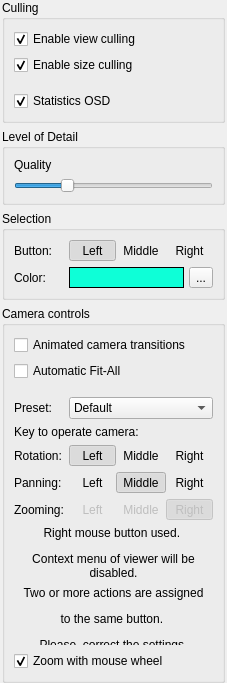
           <widget class="QWidget" name="scrollAreaWidgetContents">
            <property name="geometry">
             <rect>
              <x>0</x>
              <y>0</y>
              <width>227</width>
              <height>683</height>
             </rect>
            </property>
            <layout class="QVBoxLayout" name="verticalLayout_6">
             <property name="spacing">
              <number>6</number>
             </property>
             <property name="leftMargin">
              <number>2</number>
             </property>
             <property name="topMargin">
              <number>0</number>
             </property>
             <property name="rightMargin">
              <number>2</number>
             </property>
             <property name="bottomMargin">
              <number>0</number>
             </property>
             <item>
              <widget class="QGroupBox" name="groupBox">
               <property name="title">
                <string>Culling</string>
               </property>
               <layout class="QVBoxLayout" name="verticalLayout_3">
                <item>
                 <widget class="QCheckBox" name="viewCullingCheckBox">
                  <property name="text">
                   <string>Enable view culling</string>
                  </property>
                  <property name="checked">
                   <bool>true</bool>
                  </property>
                 </widget>
                </item>
                <item>
                 <widget class="QCheckBox" name="sizeCullingCheckBox">
                  <property name="text">
                   <string>Enable size culling</string>
                  </property>
                  <property name="checked">
                   <bool>true</bool>
                  </property>
                 </widget>
                </item>
                <item>
                 <spacer name="verticalSpacer_2">
                  <property name="orientation">
                   <enum>Qt::Vertical</enum>
                  </property>
                  <property name="sizeType">
                   <enum>QSizePolicy::Minimum</enum>
                  </property>
                  <property name="sizeHint" stdset="0">
                   <size>
                    <width>20</width>
                    <height>10</height>
                   </size>
                  </property>
                 </spacer>
                </item>
                <item>
                 <widget class="QCheckBox" name="myOsdCheck">
                  <property name="text">
                   <string>Statistics OSD</string>
                  </property>
                  <property name="checked">
                   <bool>true</bool>
                  </property>
                 </widget>
                </item>
               </layout>
              </widget>
             </item>
             <item>
              <widget class="QGroupBox" name="groupBox_2">
               <property name="title">
                <string>Level of Detail</string>
               </property>
               <layout class="QVBoxLayout" name="verticalLayout_4" stretch="0,0">
                <item>
                 <widget class="QLabel" name="label">
                  <property name="frameShape">
                   <enum>QFrame::NoFrame</enum>
                  </property>
                  <property name="text">
                   <string>Quality</string>
                  </property>
                 </widget>
                </item>
                <item>
                 <widget class="QSlider" name="lodQualitySlider">
                  <property name="value">
                   <number>25</number>
                  </property>
                  <property name="orientation">
                   <enum>Qt::Horizontal</enum>
                  </property>
                 </widget>
                </item>
               </layout>
              </widget>
             </item>
             <item>
              <widget class="QGroupBox" name="groupBox_3">
               <property name="title">
                <string>Selection</string>
               </property>
               <layout class="QVBoxLayout" name="verticalLayout_7">
                <item>
                 <layout class="QHBoxLayout" name="horizontalLayout_8">
                  <property name="spacing">
                   <number>0</number>
                  </property>
                  <item>
                   <widget class="QLabel" name="label_3">
                    <property name="sizePolicy">
                     <sizepolicy hsizetype="Fixed" vsizetype="Preferred">
                      <horstretch>0</horstretch>
                      <verstretch>0</verstretch>
                     </sizepolicy>
                    </property>
                    <property name="minimumSize">
                     <size>
                      <width>55</width>
                      <height>0</height>
                     </size>
                    </property>
                    <property name="text">
                     <string>Button:</string>
                    </property>
                   </widget>
                  </item>
                  <item>
                   <widget class="QToolButton" name="toolButton_2">
                    <property name="sizePolicy">
                     <sizepolicy hsizetype="Minimum" vsizetype="Fixed">
                      <horstretch>0</horstretch>
                      <verstretch>0</verstretch>
                     </sizepolicy>
                    </property>
                    <property name="text">
                     <string>Left</string>
                    </property>
                    <property name="checkable">
                     <bool>true</bool>
                    </property>
                    <property name="checked">
                     <bool>true</bool>
                    </property>
                    <property name="autoExclusive">
                     <bool>true</bool>
                    </property>
                    <property name="autoRaise">
                     <bool>true</bool>
                    </property>
                    <attribute name="buttonGroup">
                     <string notr="true">mySelectionButtons</string>
                    </attribute>
                   </widget>
                  </item>
                  <item>
                   <widget class="QToolButton" name="toolButton">
                    <property name="sizePolicy">
                     <sizepolicy hsizetype="Minimum" vsizetype="Fixed">
                      <horstretch>0</horstretch>
                      <verstretch>0</verstretch>
                     </sizepolicy>
                    </property>
                    <property name="text">
                     <string>Middle</string>
                    </property>
                    <property name="checkable">
                     <bool>true</bool>
                    </property>
                    <property name="autoRaise">
                     <bool>true</bool>
                    </property>
                    <attribute name="buttonGroup">
                     <string notr="true">mySelectionButtons</string>
                    </attribute>
                   </widget>
                  </item>
                  <item>
                   <widget class="QToolButton" name="toolButton_3">
                    <property name="sizePolicy">
                     <sizepolicy hsizetype="Minimum" vsizetype="Fixed">
                      <horstretch>0</horstretch>
                      <verstretch>0</verstretch>
                     </sizepolicy>
                    </property>
                    <property name="text">
                     <string>Right</string>
                    </property>
                    <property name="checkable">
                     <bool>true</bool>
                    </property>
                    <property name="autoRaise">
                     <bool>true</bool>
                    </property>
                    <attribute name="buttonGroup">
                     <string notr="true">mySelectionButtons</string>
                    </attribute>
                   </widget>
                  </item>
                 </layout>
                </item>
                <item>
                 <layout class="QHBoxLayout" name="myKeyBindLayout_2">
                  <property name="spacing">
                   <number>5</number>
                  </property>
                  <item>
                   <widget class="QLabel" name="label_9">
                    <property name="sizePolicy">
                     <sizepolicy hsizetype="Fixed" vsizetype="Preferred">
                      <horstretch>0</horstretch>
                      <verstretch>0</verstretch>
                     </sizepolicy>
                    </property>
                    <property name="minimumSize">
                     <size>
                      <width>50</width>
                      <height>0</height>
                     </size>
                    </property>
                    <property name="text">
                     <string>Color:</string>
                    </property>
                   </widget>
                  </item>
                  <item>
                   <widget class="JTGui_ClickableLabel" name="myColorLabel">
                    <property name="sizePolicy">
                     <sizepolicy hsizetype="Preferred" vsizetype="Preferred">
                      <horstretch>0</horstretch>
                      <verstretch>0</verstretch>
                     </sizepolicy>
                    </property>
                    <property name="minimumSize">
                     <size>
                      <width>50</width>
                      <height>0</height>
                     </size>
                    </property>
                    <property name="styleSheet">
                     <string notr="true">QLabel { background-color : rgb(14, 255, 215); }</string>
                    </property>
                    <property name="frameShape">
                     <enum>QFrame::Box</enum>
                    </property>
                    <property name="text">
                     <string/>
                    </property>
                   </widget>
                  </item>
                  <item>
                   <widget class="QToolButton" name="myColorPickButton">
                    <property name="text">
                     <string>...</string>
                    </property>
                   </widget>
                  </item>
                 </layout>
                </item>
               </layout>
              </widget>
             </item>
             <item>
              <widget class="QGroupBox" name="myCameraControlsBox">
               <property name="title">
                <string>Camera controls</string>
               </property>
               <layout class="QVBoxLayout" name="verticalLayout_5" stretch="0,0,0,0,0,0,0,0,0,0,0">
                <item>
                 <widget class="QCheckBox" name="myAnimateCheck">
                  <property name="text">
                   <string>Animated camera transitions</string>
                  </property>
                 </widget>
                </item>
                <item>
                 <widget class="QCheckBox" name="myAutoFitCheck">
                  <property name="text">
                   <string>Automatic Fit-All</string>
                  </property>
                 </widget>
                </item>
                <item>
                 <spacer name="verticalSpacer_3">
                  <property name="orientation">
                   <enum>Qt::Vertical</enum>
                  </property>
                  <property name="sizeType">
                   <enum>QSizePolicy::Minimum</enum>
                  </property>
                  <property name="sizeHint" stdset="0">
                   <size>
                    <width>20</width>
                    <height>10</height>
                   </size>
                  </property>
                 </spacer>
                </item>
                <item>
                 <layout class="QHBoxLayout" name="horizontalLayout_5" stretch="0,1">
                  <property name="spacing">
                   <number>0</number>
                  </property>
                  <item>
                   <widget class="QLabel" name="label_4">
                    <property name="sizePolicy">
                     <sizepolicy hsizetype="Fixed" vsizetype="Preferred">
                      <horstretch>0</horstretch>
                      <verstretch>0</verstretch>
                     </sizepolicy>
                    </property>
                    <property name="minimumSize">
                     <size>
                      <width>55</width>
                      <height>0</height>
                     </size>
                    </property>
                    <property name="text">
                     <string>Preset:</string>
                    </property>
                   </widget>
                  </item>
                  <item>
                   <widget class="QComboBox" name="myPresetComboBox">
                    <item>
                     <property name="text">
                      <string>Default</string>
                     </property>
                    </item>
                    <item>
                     <property name="text">
                      <string>OCCT</string>
                     </property>
                    </item>
                   </widget>
                  </item>
                 </layout>
                </item>
                <item>
                 <layout class="QHBoxLayout" name="myKeyBindLayout">
                  <property name="spacing">
                   <number>6</number>
                  </property>
                  <item>
                   <widget class="QLabel" name="label_6">
                    <property name="text">
                     <string>Key to operate camera:</string>
                    </property>
                   </widget>
                  </item>
                 </layout>
                </item>
                <item>
                 <layout class="QHBoxLayout" name="horizontalLayout_3">
                  <property name="spacing">
                   <number>0</number>
                  </property>
                  <item>
                   <widget class="QLabel" name="label_2">
                    <property name="sizePolicy">
                     <sizepolicy hsizetype="Fixed" vsizetype="Preferred">
                      <horstretch>0</horstretch>
                      <verstretch>0</verstretch>
                     </sizepolicy>
                    </property>
                    <property name="minimumSize">
                     <size>
                      <width>55</width>
                      <height>0</height>
                     </size>
                    </property>
                    <property name="text">
                     <string>Rotation:</string>
                    </property>
                   </widget>
                  </item>
                  <item>
                   <widget class="QToolButton" name="toolButton_6">
                    <property name="sizePolicy">
                     <sizepolicy hsizetype="Expanding" vsizetype="Fixed">
                      <horstretch>0</horstretch>
                      <verstretch>0</verstretch>
                     </sizepolicy>
                    </property>
                    <property name="text">
                     <string>Left</string>
                    </property>
                    <property name="checkable">
                     <bool>true</bool>
                    </property>
                    <property name="checked">
                     <bool>true</bool>
                    </property>
                    <property name="autoExclusive">
                     <bool>true</bool>
                    </property>
                    <property name="autoRaise">
                     <bool>true</bool>
                    </property>
                    <attribute name="buttonGroup">
                     <string notr="true">myRotationButtons</string>
                    </attribute>
                   </widget>
                  </item>
                  <item>
                   <widget class="QToolButton" name="toolButton_4">
                    <property name="sizePolicy">
                     <sizepolicy hsizetype="Expanding" vsizetype="Fixed">
                      <horstretch>0</horstretch>
                      <verstretch>0</verstretch>
                     </sizepolicy>
                    </property>
                    <property name="text">
                     <string>Middle</string>
                    </property>
                    <property name="checkable">
                     <bool>true</bool>
                    </property>
                    <property name="autoRaise">
                     <bool>true</bool>
                    </property>
                    <attribute name="buttonGroup">
                     <string notr="true">myRotationButtons</string>
                    </attribute>
                   </widget>
                  </item>
                  <item>
                   <widget class="QToolButton" name="toolButton_5">
                    <property name="sizePolicy">
                     <sizepolicy hsizetype="Expanding" vsizetype="Fixed">
                      <horstretch>0</horstretch>
                      <verstretch>0</verstretch>
                     </sizepolicy>
                    </property>
                    <property name="text">
                     <string>Right</string>
                    </property>
                    <property name="checkable">
                     <bool>true</bool>
                    </property>
                    <property name="autoRaise">
                     <bool>true</bool>
                    </property>
                    <attribute name="buttonGroup">
                     <string notr="true">myRotationButtons</string>
                    </attribute>
                   </widget>
                  </item>
                 </layout>
                </item>
                <item>
                 <layout class="QHBoxLayout" name="horizontalLayout_9">
                  <property name="spacing">
                   <number>0</number>
                  </property>
                  <item>
                   <widget class="QLabel" name="label_7">
                    <property name="sizePolicy">
                     <sizepolicy hsizetype="Fixed" vsizetype="Preferred">
                      <horstretch>0</horstretch>
                      <verstretch>0</verstretch>
                     </sizepolicy>
                    </property>
                    <property name="minimumSize">
                     <size>
                      <width>55</width>
                      <height>0</height>
                     </size>
                    </property>
                    <property name="text">
                     <string>Panning:</string>
                    </property>
                   </widget>
                  </item>
                  <item>
                   <widget class="QToolButton" name="toolButton_7">
                    <property name="sizePolicy">
                     <sizepolicy hsizetype="Minimum" vsizetype="Fixed">
                      <horstretch>0</horstretch>
                      <verstretch>0</verstretch>
                     </sizepolicy>
                    </property>
                    <property name="text">
                     <string>Left</string>
                    </property>
                    <property name="checkable">
                     <bool>true</bool>
                    </property>
                    <property name="checked">
                     <bool>false</bool>
                    </property>
                    <property name="autoExclusive">
                     <bool>true</bool>
                    </property>
                    <property name="autoRaise">
                     <bool>true</bool>
                    </property>
                    <attribute name="buttonGroup">
                     <string notr="true">myPanningButtons</string>
                    </attribute>
                   </widget>
                  </item>
                  <item>
                   <widget class="QToolButton" name="toolButton_8">
                    <property name="sizePolicy">
                     <sizepolicy hsizetype="Minimum" vsizetype="Fixed">
                      <horstretch>0</horstretch>
                      <verstretch>0</verstretch>
                     </sizepolicy>
                    </property>
                    <property name="text">
                     <string>Middle</string>
                    </property>
                    <property name="checkable">
                     <bool>true</bool>
                    </property>
                    <property name="checked">
                     <bool>true</bool>
                    </property>
                    <property name="autoRaise">
                     <bool>true</bool>
                    </property>
                    <attribute name="buttonGroup">
                     <string notr="true">myPanningButtons</string>
                    </attribute>
                   </widget>
                  </item>
                  <item>
                   <widget class="QToolButton" name="toolButton_9">
                    <property name="sizePolicy">
                     <sizepolicy hsizetype="Minimum" vsizetype="Fixed">
                      <horstretch>0</horstretch>
                      <verstretch>0</verstretch>
                     </sizepolicy>
                    </property>
                    <property name="text">
                     <string>Right</string>
                    </property>
                    <property name="checkable">
                     <bool>true</bool>
                    </property>
                    <property name="autoRaise">
                     <bool>true</bool>
                    </property>
                    <attribute name="buttonGroup">
                     <string notr="true">myPanningButtons</string>
                    </attribute>
                   </widget>
                  </item>
                 </layout>
                </item>
                <item>
                 <layout class="QHBoxLayout" name="horizontalLayout_10">
                  <property name="spacing">
                   <number>0</number>
                  </property>
                  <item>
                   <widget class="QLabel" name="label_8">
                    <property name="enabled">
                     <bool>true</bool>
                    </property>
                    <property name="sizePolicy">
                     <sizepolicy hsizetype="Fixed" vsizetype="Preferred">
                      <horstretch>0</horstretch>
                      <verstretch>0</verstretch>
                     </sizepolicy>
                    </property>
                    <property name="minimumSize">
                     <size>
                      <width>55</width>
                      <height>0</height>
                     </size>
                    </property>
                    <property name="text">
                     <string>Zooming:</string>
                    </property>
                   </widget>
                  </item>
                  <item>
                   <widget class="QToolButton" name="toolButton_10">
                    <property name="enabled">
                     <bool>false</bool>
                    </property>
                    <property name="sizePolicy">
                     <sizepolicy hsizetype="Minimum" vsizetype="Fixed">
                      <horstretch>0</horstretch>
                      <verstretch>0</verstretch>
                     </sizepolicy>
                    </property>
                    <property name="text">
                     <string>Left</string>
                    </property>
                    <property name="checkable">
                     <bool>true</bool>
                    </property>
                    <property name="checked">
                     <bool>false</bool>
                    </property>
                    <property name="autoExclusive">
                     <bool>true</bool>
                    </property>
                    <property name="autoRaise">
                     <bool>true</bool>
                    </property>
                    <attribute name="buttonGroup">
                     <string notr="true">myZoomingButtons</string>
                    </attribute>
                   </widget>
                  </item>
                  <item>
                   <widget class="QToolButton" name="toolButton_11">
                    <property name="enabled">
                     <bool>false</bool>
                    </property>
                    <property name="sizePolicy">
                     <sizepolicy hsizetype="Minimum" vsizetype="Fixed">
                      <horstretch>0</horstretch>
                      <verstretch>0</verstretch>
                     </sizepolicy>
                    </property>
                    <property name="text">
                     <string>Middle</string>
                    </property>
                    <property name="checkable">
                     <bool>true</bool>
                    </property>
                    <property name="autoRaise">
                     <bool>true</bool>
                    </property>
                    <attribute name="buttonGroup">
                     <string notr="true">myZoomingButtons</string>
                    </attribute>
                   </widget>
                  </item>
                  <item>
                   <widget class="QToolButton" name="toolButton_12">
                    <property name="enabled">
                     <bool>false</bool>
                    </property>
                    <property name="sizePolicy">
                     <sizepolicy hsizetype="Minimum" vsizetype="Fixed">
                      <horstretch>0</horstretch>
                      <verstretch>0</verstretch>
                     </sizepolicy>
                    </property>
                    <property name="text">
                     <string>Right</string>
                    </property>
                    <property name="checkable">
                     <bool>true</bool>
                    </property>
                    <property name="checked">
                     <bool>true</bool>
                    </property>
                    <property name="autoRaise">
                     <bool>true</bool>
                    </property>
                    <attribute name="buttonGroup">
                     <string notr="true">myZoomingButtons</string>
                    </attribute>
                   </widget>
                  </item>
                 </layout>
                </item>
                <item>
                 <widget class="QLabel" name="myMenuWarningLabel">
                  <property name="text">
                   <string>&lt;html&gt;&lt;head/&gt;&lt;body&gt;&lt;p align=&quot;center&quot;&gt;Right mouse button used. &lt;/p&gt;&lt;p align=&quot;center&quot;&gt;Context menu of viewer will be disabled.&lt;/p&gt;&lt;/body&gt;&lt;/html&gt;</string>
                  </property>
                  <property name="textFormat">
                   <enum>Qt::RichText</enum>
                  </property>
                  <property name="wordWrap">
                   <bool>true</bool>
                  </property>
                 </widget>
                </item>
                <item>
                 <widget class="QLabel" name="mySameButtonWarningLabel">
                  <property name="text">
                   <string>&lt;html&gt;&lt;head/&gt;&lt;body&gt;&lt;p align=&quot;center&quot;&gt;Two or more actions are assigned&lt;/p&gt;&lt;p align=&quot;center&quot;&gt; to the same button. &lt;/p&gt;&lt;p align=&quot;center&quot;&gt;Please, correct the settings.&lt;/p&gt;&lt;/body&gt;&lt;/html&gt;</string>
                  </property>
                 </widget>
                </item>
                <item>
                 <widget class="QCheckBox" name="myZoomWithWheelCheck">
                  <property name="text">
                   <string>Zoom with mouse wheel</string>
                  </property>
                  <property name="checked">
                   <bool>true</bool>
                  </property>
                 </widget>
                </item>
               </layout>
              </widget>
             </item>
             <item>
              <spacer name="verticalSpacer">
               <property name="orientation">
                <enum>Qt::Vertical</enum>
               </property>
               <property name="sizeType">
                <enum>QSizePolicy::Expanding</enum>
               </property>
               <property name="sizeHint" stdset="0">
                <size>
                 <width>20</width>
                 <height>40</height>
                </size>
               </property>
              </spacer>
             </item>
            </layout>
           </widget>
